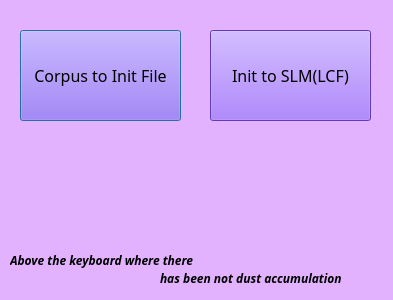
<?xml version="1.0" encoding="UTF-8"?>
<ui version="4.0">
 <class>Dialog</class>
 <widget class="QDialog" name="Dialog">
  <property name="geometry">
   <rect>
    <x>0</x>
    <y>0</y>
    <width>393</width>
    <height>300</height>
   </rect>
  </property>
  <property name="contextMenuPolicy">
   <enum>Qt::DefaultContextMenu</enum>
  </property>
  <property name="windowTitle">
   <string>Integration LM Tool</string>
  </property>
  <property name="autoFillBackground">
   <bool>false</bool>
  </property>
  <property name="styleSheet">
   <string notr="true">background : rgb(226, 178, 255);</string>
  </property>
  <widget class="QPushButton" name="pushButton">
   <property name="geometry">
    <rect>
     <x>20</x>
     <y>30</y>
     <width>161</width>
     <height>91</height>
    </rect>
   </property>
   <property name="font">
    <font>
     <family>현대하모니 B</family>
     <pointsize>12</pointsize>
    </font>
   </property>
   <property name="styleSheet">
    <string notr="true">background : rgb(140, 82, 255);
</string>
   </property>
   <property name="text">
    <string>Corpus to Init File</string>
   </property>
  </widget>
  <widget class="QPushButton" name="pushButton_2">
   <property name="geometry">
    <rect>
     <x>210</x>
     <y>30</y>
     <width>161</width>
     <height>91</height>
    </rect>
   </property>
   <property name="font">
    <font>
     <family>현대하모니 B</family>
     <pointsize>12</pointsize>
    </font>
   </property>
   <property name="styleSheet">
    <string notr="true">background : rgb(140, 82, 255);
</string>
   </property>
   <property name="text">
    <string>Init to SLM(LCF)</string>
   </property>
  </widget>
  <widget class="QLabel" name="label">
   <property name="geometry">
    <rect>
     <x>10</x>
     <y>250</y>
     <width>221</width>
     <height>21</height>
    </rect>
   </property>
   <property name="font">
    <font>
     <family>현대하모니 M</family>
     <weight>75</weight>
     <italic>true</italic>
     <bold>true</bold>
    </font>
   </property>
   <property name="text">
    <string>Above the keyboard where there </string>
   </property>
  </widget>
  <widget class="QLabel" name="label_2">
   <property name="geometry">
    <rect>
     <x>160</x>
     <y>270</y>
     <width>221</width>
     <height>16</height>
    </rect>
   </property>
   <property name="font">
    <font>
     <family>현대하모니 M</family>
     <weight>75</weight>
     <italic>true</italic>
     <bold>true</bold>
    </font>
   </property>
   <property name="text">
    <string>has been not dust accumulation</string>
   </property>
  </widget>
 </widget>
 <resources/>
 <connections>
  <connection>
   <sender>pushButton</sender>
   <signal>clicked()</signal>
   <receiver>Dialog</receiver>
   <slot>AWND()</slot>
   <hints>
    <hint type="sourcelabel">
     <x>68</x>
     <y>97</y>
    </hint>
    <hint type="destinationlabel">
     <x>52</x>
     <y>194</y>
    </hint>
   </hints>
  </connection>
  <connection>
   <sender>pushButton_2</sender>
   <signal>clicked()</signal>
   <receiver>Dialog</receiver>
   <slot>CCUI()</slot>
   <hints>
    <hint type="sourcelabel">
     <x>270</x>
     <y>95</y>
    </hint>
    <hint type="destinationlabel">
     <x>250</x>
     <y>185</y>
    </hint>
   </hints>
  </connection>
 </connections>
 <slots>
  <slot>AWND()</slot>
  <slot>CCUI()</slot>
 </slots>
</ui>
